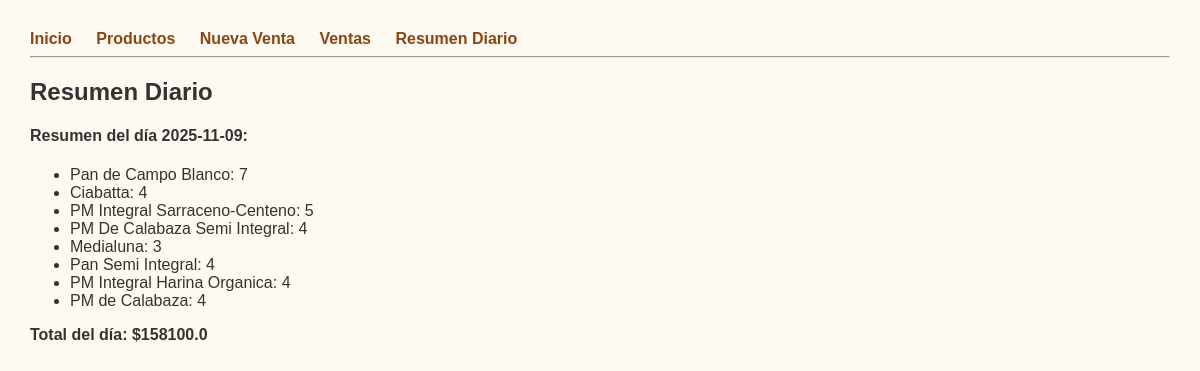
Screenshot of /resumen_diario with the database file from the repository.
### tables this page shows
CREATE TABLE ventas (
    id INTEGER PRIMARY KEY AUTOINCREMENT,
    fecha TEXT NOT NULL,
    total REAL NOT NULL
);

CREATE TABLE detalle_ventas (
    id INTEGER PRIMARY KEY AUTOINCREMENT,
    id_venta INTEGER,
    id_producto INTEGER,
    cantidad INTEGER,
    precio_unitario REAL,
    subtotal REAL,
    FOREIGN KEY(id_venta) REFERENCES ventas(id),
    FOREIGN KEY(id_producto) REFERENCES productos(id)
);

CREATE TABLE productos (
    id INTEGER PRIMARY KEY AUTOINCREMENT,
    nombre TEXT NOT NULL,
    precio REAL NOT NULL,
    stock INTEGER DEFAULT 0
);

### app.py (the view)
@app.route('/resumen_diario')
def resumen_diario():
    ventas = ejecutar_consulta("SELECT * FROM ventas ORDER BY fecha ASC", fetch=True)
    detalle = {}
    for v in ventas:
        id_v = v[0]
        detalle[id_v] = ejecutar_consulta(
            """SELECT p.nombre, d.cantidad, d.precio_unitario, d.subtotal
               FROM detalle_ventas d
               JOIN productos p ON d.id_producto = p.id
               WHERE d.id_venta=?""", (id_v,), fetch=True
        )
    resumen_diario = {}
    for v in ventas:
        fecha_dia = v[1][:10]  # YYYY-MM-DD
        if fecha_dia not in resumen_diario:
            resumen_diario[fecha_dia] = {
                "total_dia": 0,
                "productos": {}  # {"pan": 3, "medialuna": 5}
            }
        resumen_diario[fecha_dia]["total_dia"] += v[2]  # total de la venta
        for d in detalle[v[0]]:
            nombre = d[0]
            cantidad = d[1]
            if nombre not in resumen_diario[fecha_dia]["productos"]:
                resumen_diario[fecha_dia]["productos"][nombre] = 0
            resumen_diario[fecha_dia]["productos"][nombre] += cantidad
    return render_template("resumen_diario.html",
                           ventas=ventas,
                           detalle=detalle,
                           resumen_diario=resumen_diario)

### app.py (called while the page is built)
def ejecutar_consulta(query, params=(), fetch=False):
    con = sqlite3.connect("panaderia.db")
    cur = con.cursor()
    try:
        cur.execute(query, params)
        if fetch:
            datos = cur.fetchall()
            con.commit()     # ✅ siempre confirmamos antes de cerrar
            return datos
        else:
            con.commit()
            return cur.lastrowid  # ✅ útil para INSERTs
    except sqlite3.Error as e:
        print("❌ Error en la consulta:", e)
        con.rollback()
        raise
    finally:
        con.close()

### templates/resumen_diario.html (shortened to what this page needs)
{% extends "base.html" %}
{% block contenido %}
<h2>Resumen Diario</h2>
{% set ultimo_dia = None %}
{% for v in ventas %}
    {% set dia = v[1][:10] %}
    {% if loop.last %}
        <h4>Resumen del día {{ dia }}:</h4>
        <ul>
        {% for prod, cant in resumen_diario[dia]["productos"].items() %}
            <li>{{ prod }}: {{ cant }}</li>
        {% endfor %}
        </ul>
        <p><strong>Total del día: ${{ resumen_diario[dia]["total_dia"] }}</strong></p>
    {% endif %}
{% endfor %}
{% endblock %}

### templates/base.html (style rules this page uses)
body { font-family: Arial; margin: 30px; background: #fffaf1; color: #333; }

### rows the page displays
ventas: fecha "2025-11-09", resumen_diario "158100.0"
detalle_ventas: nombre "Pan de Campo Blanco", cant "7"
detalle_ventas: nombre "Ciabatta", cantidad "4"
detalle_ventas: nombre "PM Integral Sarraceno-Centeno", cant "5"
detalle_ventas: nombre "PM De Calabaza Semi Integral", id "4"
detalle_ventas: nombre "Medialuna", cantidad "3"
detalle_ventas: nombre "Pan Semi Integral", cantidad "4"
detalle_ventas: nombre "PM Integral Harina Organica", cantidad "4"
detalle_ventas: nombre "PM de Calabaza", cantidad "4"
